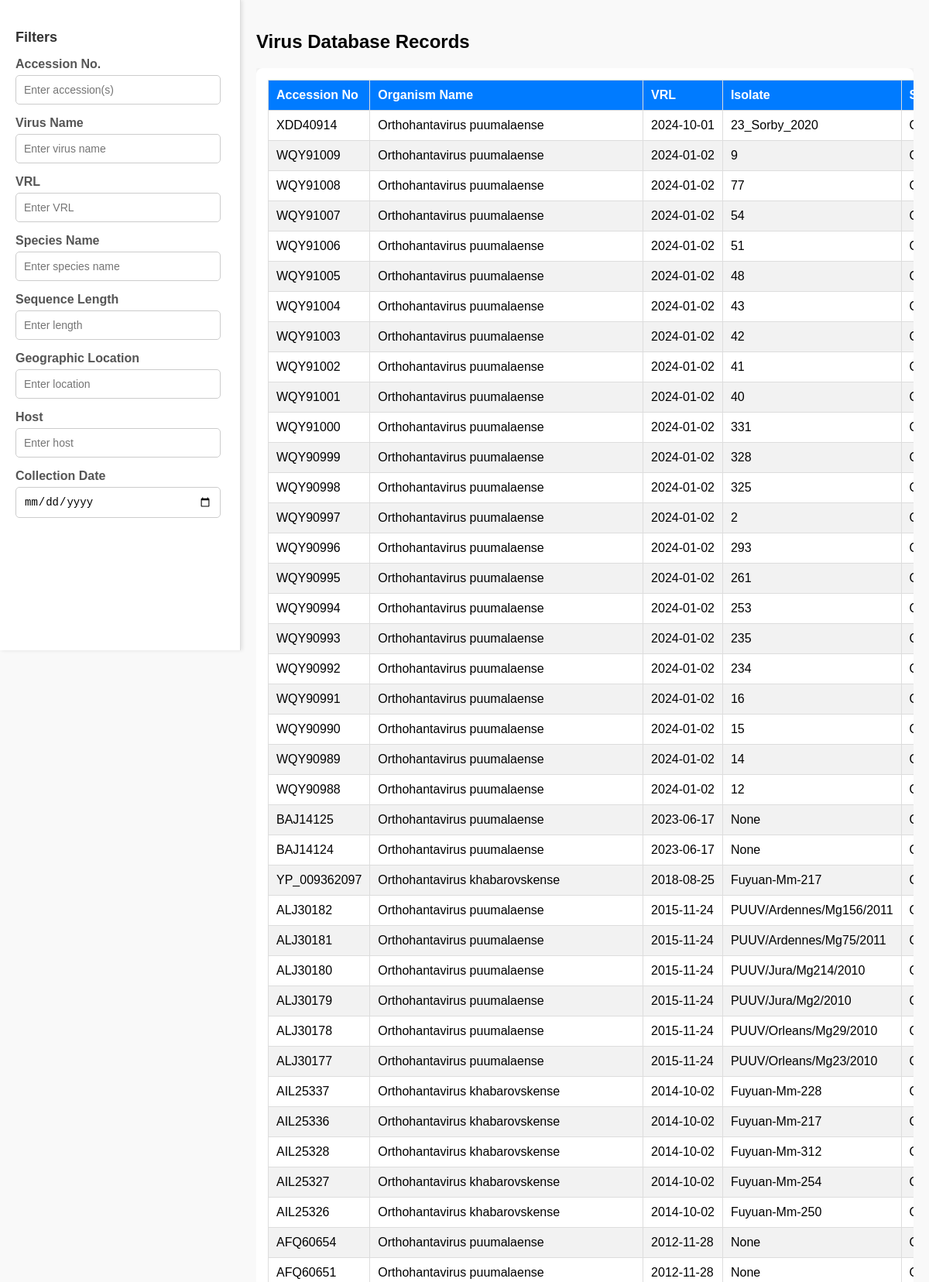
The app's page /upload_excel/?page=2 (upper part) with its own data.
### main/models.py (models this page shows, shortened)
class ImportVirusRecord(models.Model):
    accession_no = models.CharField(max_length=100)
    organism_name = models.CharField(max_length=200)
    vrl = models.CharField(max_length=50, blank=True, null=True)
    isolate = models.CharField(max_length=200, blank=True, null=True)
    species = models.CharField(max_length=200)
    length = models.IntegerField()
    geo_location = models.CharField(max_length=200, blank=True, null=True)
    host = models.CharField(max_length=200, blank=True, null=True)
    collection_date = models.CharField(max_length=50, blank=True, null=True)

### main/views.py (the view, shortened to what this page needs)
# urls.py: path('upload_excel/', views.upload_excel, name='upload_excel'),
def upload_excel(request):
    update_database_from_excel()
    records = ImportVirusRecord.objects.all().order_by('id')
    paginator = Paginator(records, 50)
    page_number = request.GET.get('page')
    page_obj = paginator.get_page(page_number)
    return render(request, 'main/upload_excel.html', {'records': page_obj})

### main/views.py (called while the page is built, shortened)
def update_database_from_excel():
    if not os.path.exists(EXCEL_FILE_PATH):
        print(f"❌ ERROR: File not found at {EXCEL_FILE_PATH}")
        return

### main/templates/main/upload_excel.html (shortened to what this page needs)
<!DOCTYPE html>
<html lang="en">
<head>
</head>
<body>
<div class="main-container">
    <div class="sidebar">
        <h3>Filters</h3>
        <div class="filter-item">
            <label>Accession No.</label>
            <input type="text" id="accessionFilter" placeholder="Enter accession(s)" onkeyup="filterTable()">
        </div>
        <div class="filter-item">
            <label>Virus Name</label>
            <input type="text" id="virusFilter" placeholder="Enter virus name" onkeyup="filterTable()">
        </div>
        <div class="filter-item">
            <label>VRL</label>
            <input type="text" id="vrlFilter" placeholder="Enter VRL" onkeyup="filterTable()">
        </div>
        <div class="filter-item">
            <label>Species Name</label>
            <input type="text" id="speciesFilter" placeholder="Enter species name" onkeyup="filterTable()">
        </div>
        <div class="filter-item">
            <label>Sequence Length</label>
            <input type="number" id="lengthFilter" placeholder="Enter length" onkeyup="filterTable()">
        </div>
        <div class="filter-item">
            <label>Geographic Location</label>
            <input type="text" id="geoFilter" placeholder="Enter location" onkeyup="filterTable()">
        </div>
        <div class="filter-item">
            <label>Host</label>
            <input type="text" id="hostFilter" placeholder="Enter host" onkeyup="filterTable()">
        </div>
        <div class="filter-item">
            <label>Collection Date</label>
            <input type="date" id="dateFilter" onchange="filterTable()">
        </div>
    </div>
    <div class="content">
        <h2>Virus Database Records</h2>
        <div class="table-scroll">
            <div class="table-container">
                <table id="virusTable">
                    <thead>
                        <tr>
                            <th>Accession No</th>
                            <th>Organism Name</th>
                            <th>VRL</th>
                            <th>Isolate</th>
                            <th>Species</th>
                        </tr>
                    </thead>
                    <tbody>
                        {% for record in records %}
                        <tr>
                            <td>{{ record.accession_no }}</td>
                            <td>{{ record.organism_name }}</td>
                            <td>{{ record.vrl }}</td>
                            <td>{{ record.isolate }}</td>
                            <td>{{ record.species }}</td>
                        </tr>
                        {% endfor %}
                    </tbody>
                </table>
            </div>
        </div>
    </div>
</div>
</body>
</html>

### main/templates/main/upload_excel.html (style rules this page uses)
body { font-family: Arial, sans-serif; margin: 0; padding: 0; background-color: #f9f9f9; }
.main-container { display: flex; min-height: 100vh; overflow: hidden; }
.sidebar { width: 270px; background-color: #ffffff; padding: 20px; border-right: 1px solid #ddd; position: sticky; top: 0; height: 100vh; overflow-y: auto; flex-shrink: 0; box-shadow: 2px 0px 5px rgba(0, 0, 0, 0.1); }
.sidebar h3 { margin-bottom: 15px; font-size: 18px; font-weight: bold; color: #333; }
.filter-item { margin-bottom: 15px; }
.filter-item label { display: block; font-weight: bold; margin-bottom: 5px; color: #555; }
.filter-item input { width: 90%; padding: 10px; border: 1px solid #ccc; border-radius: 5px; font-size: 14px; }
.content { flex: 1; padding: 20px; min-width: 800px; overflow: hidden; }
.table-container { position: relative; max-width: 100%; background: white; padding: 15px; border-radius: 8px; box-shadow: 0 0 10px rgba(0, 0, 0, 0.1); white-space: nowrap; }
.table-scroll { overflow-x: auto; overflow-y: hidden; max-width: 100%; border-bottom: 2px solid #ddd; }
table { width: 100%; border-collapse: collapse; min-width: 1200px; background: white; }
th, td { padding: 10px; border: 1px solid #ddd; text-align: left; }
th { background-color: #007bff; color: white; }
tr:nth-child(even) { background-color: #f2f2f2; }

### records on screen
ImportVirusRecord: accession_no "XDD40914", organism_name "Orthohantavirus puumalaense", vrl "2024-10-01", isolate "23_Sorby_2020"
ImportVirusRecord: accession_no "WQY91009", organism_name "Orthohantavirus puumalaense", vrl "2024-01-02", isolate "9"
ImportVirusRecord: accession_no "WQY91008", organism_name "Orthohantavirus puumalaense", vrl "2024-01-02", isolate "77"
ImportVirusRecord: accession_no "WQY91007", organism_name "Orthohantavirus puumalaense", vrl "2024-01-02", isolate "54"
ImportVirusRecord: accession_no "WQY91006", organism_name "Orthohantavirus puumalaense", vrl "2024-01-02", isolate "51"
ImportVirusRecord: accession_no "WQY91005", organism_name "Orthohantavirus puumalaense", vrl "2024-01-02", isolate "48"
ImportVirusRecord: accession_no "WQY91004", organism_name "Orthohantavirus puumalaense", vrl "2024-01-02", isolate "43"
ImportVirusRecord: accession_no "WQY91003", organism_name "Orthohantavirus puumalaense", vrl "2024-01-02", isolate "42"
ImportVirusRecord: accession_no "WQY91002", organism_name "Orthohantavirus puumalaense", vrl "2024-01-02", isolate "41"
ImportVirusRecord: accession_no "WQY91001", organism_name "Orthohantavirus puumalaense", vrl "2024-01-02", isolate "40"
ImportVirusRecord: accession_no "WQY91000", organism_name "Orthohantavirus puumalaense", vrl "2024-01-02", isolate "331"
ImportVirusRecord: accession_no "WQY90999", organism_name "Orthohantavirus puumalaense", vrl "2024-01-02", isolate "328"
ImportVirusRecord: accession_no "WQY90998", organism_name "Orthohantavirus puumalaense", vrl "2024-01-02", isolate "325"
ImportVirusRecord: accession_no "WQY90997", organism_name "Orthohantavirus puumalaense", vrl "2024-01-02", isolate "2"
ImportVirusRecord: accession_no "WQY90996", organism_name "Orthohantavirus puumalaense", vrl "2024-01-02", isolate "293"
ImportVirusRecord: accession_no "WQY90995", organism_name "Orthohantavirus puumalaense", vrl "2024-01-02", isolate "261"
ImportVirusRecord: accession_no "WQY90994", organism_name "Orthohantavirus puumalaense", vrl "2024-01-02", isolate "253"
ImportVirusRecord: accession_no "WQY90993", organism_name "Orthohantavirus puumalaense", vrl "2024-01-02", isolate "235"
ImportVirusRecord: accession_no "WQY90992", organism_name "Orthohantavirus puumalaense", vrl "2024-01-02", isolate "234"
ImportVirusRecord: accession_no "WQY90991", organism_name "Orthohantavirus puumalaense", vrl "2024-01-02", isolate "16"
ImportVirusRecord: accession_no "WQY90990", organism_name "Orthohantavirus puumalaense", vrl "2024-01-02", isolate "15"
ImportVirusRecord: accession_no "WQY90989", organism_name "Orthohantavirus puumalaense", vrl "2024-01-02", isolate "14"
ImportVirusRecord: accession_no "WQY90988", organism_name "Orthohantavirus puumalaense", vrl "2024-01-02", isolate "12"
ImportVirusRecord: accession_no "BAJ14125", organism_name "Orthohantavirus puumalaense", vrl "2023-06-17", isolate "None"
ImportVirusRecord: accession_no "BAJ14124", organism_name "Orthohantavirus puumalaense", vrl "2023-06-17", isolate "None"
ImportVirusRecord: accession_no "YP_009362097", organism_name "Orthohantavirus khabarovskense", vrl "2018-08-25", isolate "Fuyuan-Mm-217"
ImportVirusRecord: accession_no "ALJ30182", organism_name "Orthohantavirus puumalaense", vrl "2015-11-24", isolate "PUUV/Ardennes/Mg156/2011"
ImportVirusRecord: accession_no "ALJ30181", organism_name "Orthohantavirus puumalaense", vrl "2015-11-24", isolate "PUUV/Ardennes/Mg75/2011"
ImportVirusRecord: accession_no "ALJ30180", organism_name "Orthohantavirus puumalaense", vrl "2015-11-24", isolate "PUUV/Jura/Mg214/2010"
ImportVirusRecord: accession_no "ALJ30179", organism_name "Orthohantavirus puumalaense", vrl "2015-11-24", isolate "PUUV/Jura/Mg2/2010"
ImportVirusRecord: accession_no "ALJ30178", organism_name "Orthohantavirus puumalaense", vrl "2015-11-24", isolate "PUUV/Orleans/Mg29/2010"
ImportVirusRecord: accession_no "ALJ30177", organism_name "Orthohantavirus puumalaense", vrl "2015-11-24", isolate "PUUV/Orleans/Mg23/2010"
ImportVirusRecord: accession_no "AIL25337", organism_name "Orthohantavirus khabarovskense", vrl "2014-10-02", isolate "Fuyuan-Mm-228"
ImportVirusRecord: accession_no "AIL25336", organism_name "Orthohantavirus khabarovskense", vrl "2014-10-02", isolate "Fuyuan-Mm-217"
ImportVirusRecord: accession_no "AIL25328", organism_name "Orthohantavirus khabarovskense", vrl "2014-10-02", isolate "Fuyuan-Mm-312"
ImportVirusRecord: accession_no "AIL25327", organism_name "Orthohantavirus khabarovskense", vrl "2014-10-02", isolate "Fuyuan-Mm-254"
ImportVirusRecord: accession_no "AIL25326", organism_name "Orthohantavirus khabarovskense", vrl "2014-10-02", isolate "Fuyuan-Mm-250"
ImportVirusRecord: accession_no "AFQ60654", organism_name "Orthohantavirus puumalaense", vrl "2012-11-28", isolate "None"
ImportVirusRecord: accession_no "AFQ60651", organism_name "Orthohantavirus puumalaense", vrl "2012-11-28", isolate "None"
